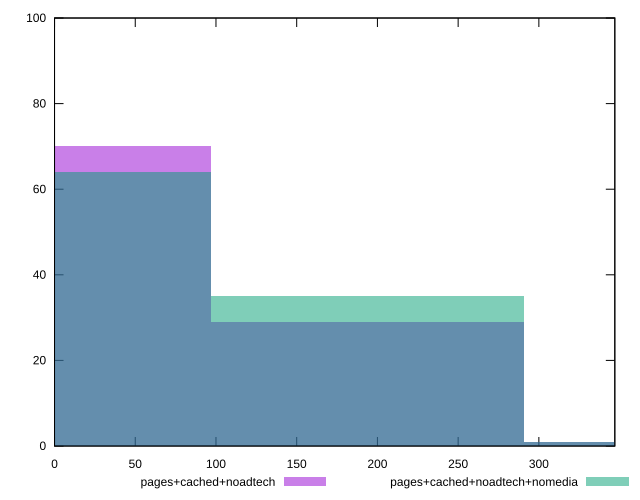

Recreate this plot in gnuplot.
reset

$pagesCachedNoadtech <<EOF
387.9024953774469 1
0 70
193.95124768872344 29
EOF

$pagesCachedNoadtechNomedia <<EOF
387.9024953774469 1
193.95124768872344 35
0 64
EOF

set key outside below
set boxwidth 193.95124768872344
set xrange [0:347.0510001182556]
set yrange [0:100]
set trange [0:100]
set style fill transparent solid 0.5 noborder
set terminal svg size 640, 500 enhanced background rgb 'white'
set output "report_00019_2021-02-10T18-14-37.922Z//uses-rel-preconnect/comparison/histogram/2_vs_3.svg"

plot $pagesCachedNoadtech title "pages+cached+noadtech" with boxes, \
     $pagesCachedNoadtechNomedia title "pages+cached+noadtech+nomedia" with boxes

reset
